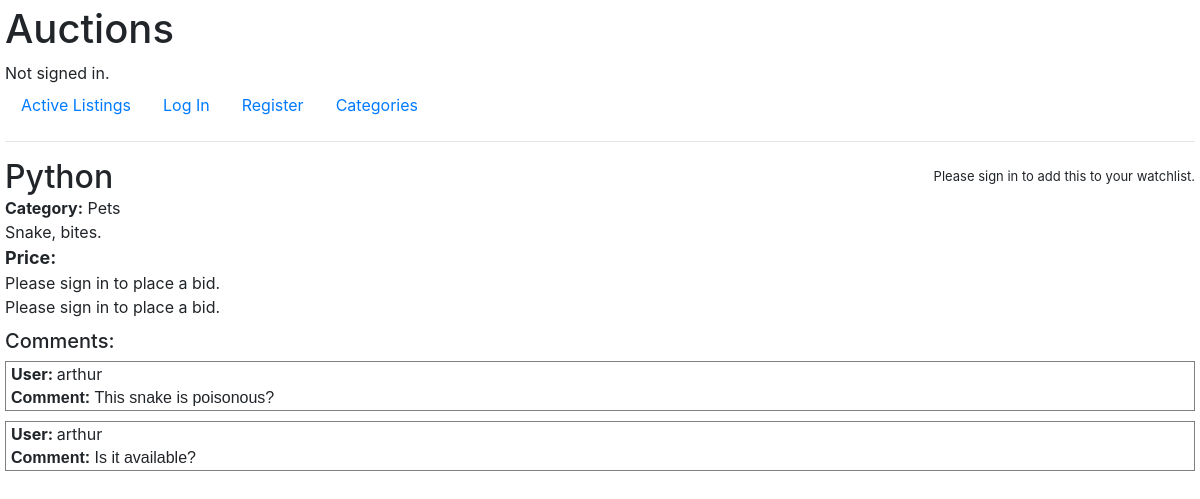
Page /3 on the committed database.
### auctions/models.py (models this page shows, shortened)
class Listing(models.Model):
    user = models.ForeignKey(
        settings.AUTH_USER_MODEL, on_delete=CASCADE, related_name="owner")
    bidder = models.ForeignKey(
        settings.AUTH_USER_MODEL,
        on_delete=SET_NULL,
        null=True,
        blank=True,
        related_name="bidder"
    )
    active = models.BooleanField(default=True)
    title = models.CharField(max_length=100)
    description = models.CharField(max_length=1000)
    price = MoneyField(
        verbose_name="Starting bid in $:",
        max_digits=14, decimal_places=2, default_currency="USD")
    image = models.ImageField(upload_to="uploads/",
                              verbose_name="Product image", blank=True)
    category = models.ForeignKey(
        "Category",
        on_delete=SET_NULL,
        max_length=100,
        blank=True,
        null=True,
        related_name="listings")
    category_text = models.CharField(max_length=100, blank=True, null=True, verbose_name="Category")

class Comment(models.Model):
    listing = models.ForeignKey(
        Listing, on_delete=CASCADE, related_name="comments")
    user = models.ForeignKey(User, on_delete=CASCADE, related_name="author")
    text = models.CharField(
        max_length=1000,
        verbose_name="Comment:"
    )

class User(AbstractUser):
    watchlist = models.ManyToManyField(
        "Listing", blank=True, related_name="watchers")

### auctions/views.py (the view)
# urls.py: path("<int:listing_id>", views.listing, name="listing"),
def listing(request, listing_id):
    listing_inst = Listing.objects.get(id=listing_id)
    if request.method == "POST":
        action = request.POST["action"]
        if action == "Close":
            listing_inst.active = False
            listing_inst.save()
        return HttpResponseRedirect(reverse("listing", args=[listing_inst.id]))
    if request.user.is_authenticated:
        try:
            request.user.watchlist.get(id=listing_id)
        except ObjectDoesNotExist:
            watchlist_message = "Add to watchlist"
            action = "add"
        else:
            watchlist_message = "Remove from watchlist"
            action = "remove"
        return render(request, "auctions/listing.html", {
            "listing": listing_inst,
            "watchlist_message": watchlist_message,
            "action": action,
            "bidding_form": BiddingForm(),
            "comment_form": CommentForm(),
            "comments": listing_inst.comments.all()
        })
    else:
        return render(request, "auctions/listing.html", {
            "listing": listing_inst,
            "bidding_form": BiddingForm(),
            "comment_form": CommentForm(),
            "comments": listing_inst.comments.all()
        })

### auctions/templates/auctions/listing.html (shortened to what this page needs)
{% extends "auctions/layout.html" %}
{% block body %}
<div class="listing-cont">
    <div class="title-watchlist-cont">
     {% if user.is_authenticated%}
        <div class="title-buttons">
            {% if user == listing.user %}
                <div class="close-button">
                    <form action={% url 'listing' listing.id %} method="POST">
                        {% csrf_token %}
                        <input type="submit" name="action" value="Close">
                    </form>
                </div>
            {% endif %}
            <form action={% url 'add-to-watchlist' listing.id %} method="POST">
                {% csrf_token %}
                <input type="text" name="action" value={{action}} hidden>
                <input type="submit" value={{watchlist_message}}>
            </form>
        </div>
     {% else %}
        <div class="no-watchlist-mes">Please sign in to add this to your watchlist.</div>
     {% endif %}
        <h2 class="title">{{listing.title}}</h2>
    </div>
    <div class="category-cont">
        <strong>Category:</strong>
        {{listing.category_text}}
    </div>
    <div class="description_cont">
        {{listing.description}}
    </div>
    <div class="price">
        <strong>
        {% load djmoney %}
        Price:
        </strong>
    </div>
    {% if listing.active == False %}
        The listing is closed, you can no longer bid.
    {% else %}
        {% if user.is_authenticated%}
        <div class="bid-form-cont">
            <form action={% url "make-bid" listing.id%} method="post">
                {% csrf_token %}
                <label for="bidding">
                    <span class="label">Place bid: ($)</span>
                    {{bidding_form.price}}
                    <input type="submit" value="Place bid">
                </label>
            </form>
        </div>
        {% else %}
        Please sign in to place a bid.
        {% endif %}
    {% endif %}
    <div class="comment-cont">
        {% if user.is_authenticated %}
            <div class="comment-form">
                <form action={% url "make-comment" listing.id %} method="post">
                    {% csrf_token %}
                    {{comment_form}}
                    <input type="submit" value="Post Comment">
                </form>
            </div>
        {% else %}
        Please sign in to place a bid.
        {% endif %}
        <div class="comments">
        {% if comments %}
            <h5>Comments:</h5>
            {% for comment in comments%}
                <div class="comment-cont">
                    <div class="user">
                    <strong>User: </strong>{{comment.user}}</div>
                    <div class="text"><strong>Comment: </strong>{{comment.text}}</div>
                </div>
            {% endfor %}
        {% else %}
            <h5>There are no comments for this listing</h5>
        {% endif %}
        </div>
    </div>
</div>
{% endblock %}

### auctions/static/auctions/styles.css (style rules this page uses)
body { padding: 5px; }
.listing-cont { display: -webkit-box; display: -ms-flexbox; display: flex; -webkit-box-orient: vertical; -webkit-box-direction: normal; -ms-flex-direction: column; flex-direction: column; }
.listing-cont .title-watchlist-cont { display: -webkit-box; display: -ms-flexbox; display: flex; -webkit-box-orient: horizontal; -webkit-box-direction: normal; -ms-flex-direction: row; flex-direction: row; -webkit-box-pack: justify; -ms-flex-pack: justify; justify-content: space-between; -webkit-box-align: center; -ms-flex-align: center; align-items: center; }
.listing-cont .title-watchlist-cont .title { -webkit-box-ordinal-group: 0; -ms-flex-order: -1; order: -1; margin-bottom: 0px; }
.listing-cont .no-watchlist-mes { font-size: small; max-width: 40vw; }
.listing-cont .price { font-size: large; }
.listing-cont .comment-cont { display: -webkit-box; display: -ms-flexbox; display: flex; -webkit-box-orient: vertical; -webkit-box-direction: normal; -ms-flex-direction: column; flex-direction: column; }
.listing-cont .comment-cont .comments { padding-top: 10px; }
.listing-cont .comment-cont .comments .comment-cont { border: 1px solid gray; margin-bottom: 10px; }
.listing-cont .comment-cont .comments .comment-cont .text, .listing-cont .comment-cont .comments .comment-cont .user { padding-left: 5px; }
.listing-cont .comment-cont .comments .comment-cont .text { font-family: sans-serif; }

### rows in the picture
Listing: title "Python", category_text "Pets", description "Snake, bites."
Comment: user "arthur", text "This snake is poisonous?"
Comment: user "arthur", text "Is it available?"
